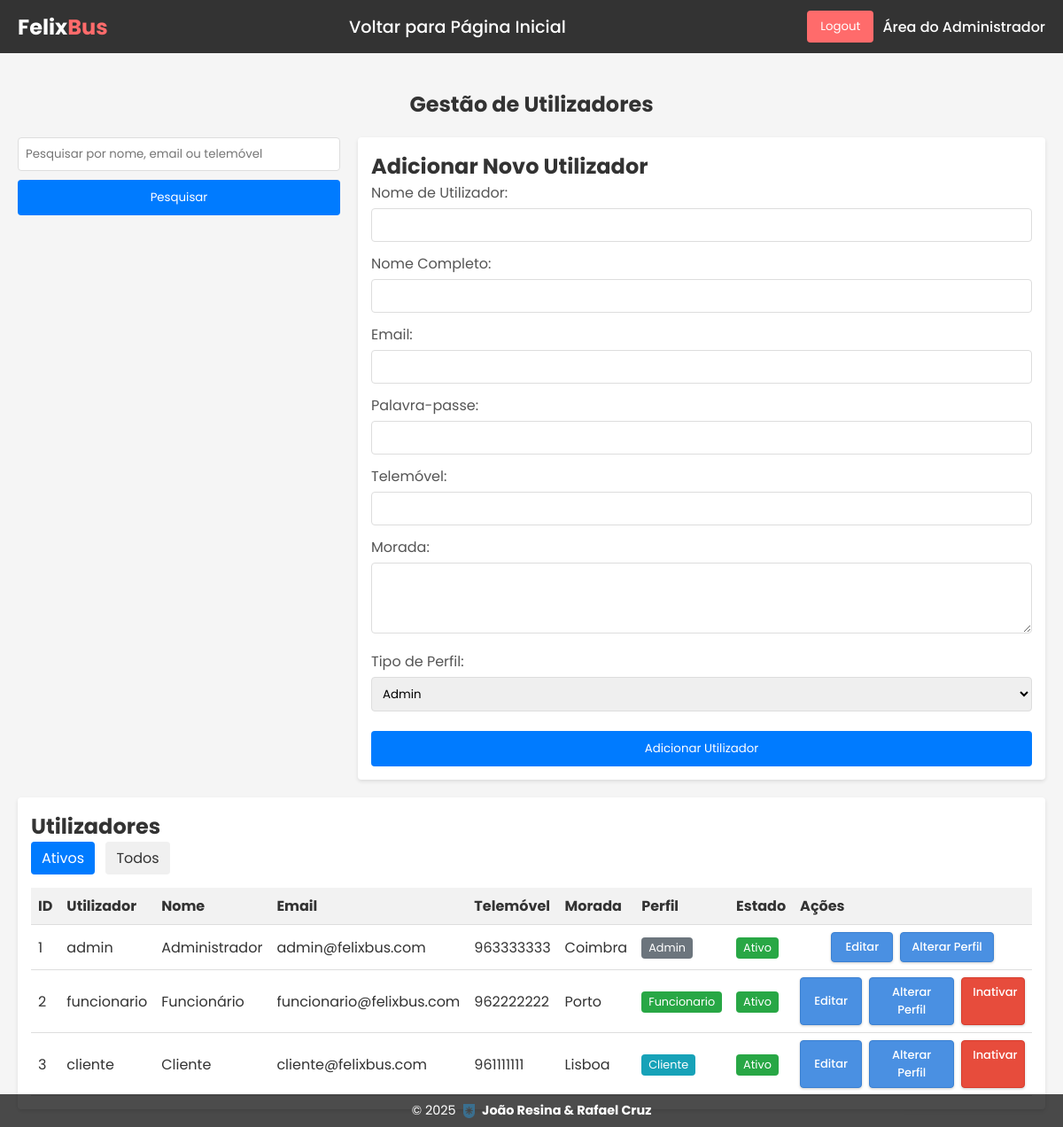
The app's page /paginas/gerir_utilizadores.php (signed in) with its own data.
### tables this page shows
CREATE TABLE utilizadores (
    id INT AUTO_INCREMENT PRIMARY KEY,
    user VARCHAR(20) UNIQUE NOT NULL,  
    pwd VARCHAR(255) NOT NULL,  
    nome VARCHAR(100) NOT NULL,
    email VARCHAR(150) UNIQUE NOT NULL,
    telemovel VARCHAR(20) NOT NULL,
    morada TEXT NOT NULL,
    tipo_perfil INT NOT NULL DEFAULT 4,  
    FOREIGN KEY (tipo_perfil) REFERENCES perfis(id)
);

CREATE TABLE perfis (
    id INT PRIMARY KEY,
    descricao VARCHAR(20) NOT NULL  
);

### paginas/gerir_utilizadores.php (the view, shortened to what this page needs)
<?php
function h($string) {
    return htmlspecialchars($string, ENT_QUOTES, 'UTF-8');
}
$mostrar_inativos = isset($_GET['mostrar_inativos']) ? (int)$_GET['mostrar_inativos'] : 0;
$pesquisa = isset($_GET['pesquisa']) ? mysqli_real_escape_string($conn, $_GET['pesquisa']) : '';
$perfis = [];
$result_perfis = mysqli_query($conn, "SELECT * FROM perfis ORDER BY id ASC");
while ($row = mysqli_fetch_assoc($result_perfis)) {
    $perfis[$row['id']] = $row['descricao'];
}
$sql = "SELECT u.*, p.descricao as perfil_nome
        FROM utilizadores u
        JOIN perfis p ON u.tipo_perfil = p.id
        WHERE 1=1";
if (!$mostrar_inativos) {
    $sql .= " AND u.ativo = 1";
}
$sql .= " ORDER BY u.id ASC";
$utilizadores = mysqli_query($conn, $sql);
?>
<!DOCTYPE html>
<html lang="pt">
<head>
    <link rel="stylesheet" href="gerir_utilizadores.css">
</head>
<body>
    <nav>
        <div class="logo">
            <h1>Felix<span>Bus</span></h1>
        </div>
        <div class="links" style="display: flex; justify-content: center; width: 50%;">
            <div class="link"> <a href="pg_admin.php" style="font-size: 1.2rem; font-weight: 500;">Voltar para Página Inicial</a></div>
        </div>
        <div class="buttons">
            <div class="btn"><a href="logout.php"><button>Logout</button></a></div>
            <div class="btn-admin">Área do Administrador</div>
        </div>
    </nav>
    <section>
        <h1>Gestão de Utilizadores</h1>
        <div class="container">
            <div class="pesquisa-container">
                <form method="GET" action="gerir_utilizadores.php">
                    <div class="input-group">
                        <input type="text" name="pesquisa" class="form-control" placeholder="Pesquisar por nome, email ou telemóvel" value="<?= h($pesquisa) ?>">
                        <button class="btn-pesquisa" type="submit">Pesquisar</button>
                    </div>
                </form>
            </div>
            <div class="form-container">
                <h2>Adicionar Novo Utilizador</h2>
                <form method="post" action="gerir_utilizadores.php">
                    <div class="form-group">
                        <label for="user">Nome de Utilizador:</label>
                        <input type="text" id="user" name="user" required>
                    </div>
                    <div class="form-group">
                        <label for="nome">Nome Completo:</label>
                        <input type="text" id="nome" name="nome" required>
                    </div>
                    <div class="form-group">
                        <label for="email">Email:</label>
                        <input type="email" id="email" name="email" required>
                    </div>
                    <div class="form-group">
                        <label for="pwd">Palavra-passe:</label>
                        <input type="password" id="pwd" name="pwd" required>
                    </div>
                    <div class="form-group">
                        <label for="telemovel">Telemóvel:</label>
                        <input type="text" id="telemovel" name="telemovel" required maxlength="9" minlength="9">
                    </div>
                    <div class="form-group">
                        <label for="morada">Morada:</label>
                        <textarea id="morada" name="morada" required></textarea>
                    </div>
                    <div class="form-group">
                        <label for="tipo_perfil">Tipo de Perfil:</label>
                        <select id="tipo_perfil" name="tipo_perfil" required>
                            <?php foreach ($perfis as $id => $descricao): ?>
                                <option value="<?php echo $id; ?>"><?php echo ucfirst($descricao); ?></option>
                            <?php endforeach; ?>
                        </select>
                    </div>
                    <button type="submit" name="adicionar">Adicionar Utilizador</button>
                </form>
            </div>
            <div class="table-container">
                <h2>Utilizadores</h2>
                <div class="filtro-container">
                    <a href="?mostrar_inativos=0" class="filtro-btn <?php echo !$mostrar_inativos ? 'active' : ''; ?>">Ativos</a>
                    <a href="?mostrar_inativos=1" class="filtro-btn <?php echo $mostrar_inativos ? 'active' : ''; ?>">Todos</a>
                </div>
                <table class="utilizadores-table">
                    <thead>
                        <tr>
                            <th>ID</th>
                            <th>Utilizador</th>
                            <th>Nome</th>
                            <th>Email</th>
                            <th>Telemóvel</th>
                            <th>Morada</th>
                            <th>Perfil</th>
                            <th>Estado</th>
                            <th>Ações</th>
                        </tr>
                    </thead>
                    <tbody>
                        <?php while ($utilizador = mysqli_fetch_assoc($utilizadores)): ?>
                            <tr class="<?php echo isset($utilizador['ativo']) && !$utilizador['ativo'] ? 'utilizador-inativo' : ''; ?>">
                                <td><?php echo $utilizador['id']; ?></td>
                                <td><?php echo $utilizador['user']; ?></td>
                                <td><?php echo $utilizador['nome']; ?></td>
                                <td><?php echo $utilizador['email']; ?></td>
                                <td><?php echo $utilizador['telemovel']; ?></td>
                                <td><?php echo $utilizador['morada']; ?></td>
                                <td>
                                    <span class="perfil-badge perfil-<?php echo $utilizador['tipo_perfil']; ?>">
                                        <?php echo ucfirst($utilizador['perfil_nome']); ?>
                                    </span>
                                </td>
                                <td>
                                    <span class="estado-badge estado-<?php echo $utilizador['ativo'] ? 'ativo' : 'inativo'; ?>">
                                        <?php echo $utilizador['ativo'] ? 'Ativo' : 'Inativo'; ?>
                                    </span>
                                </td>
                                <td>
                                    <div class="acoes-container">
                                        <button class="acao-btn editar-btn" onclick="abrirModalEditar(<?php echo $utilizador['id']; ?>, '<?php echo addslashes($utilizador['nome']); ?>', '<?php echo addslashes($utilizador['email']); ?>', '<?php echo addslashes($utilizador['telemovel']); ?>', '<?php echo addslashes($utilizador['morada']); ?>')">Editar</button>
                                        <div class="acoes-dropdown">
                                            <button class="dropdown-btn">Alterar Perfil</button>
                                        </div>
                                        <?php if ($utilizador['id'] != $_SESSION['id_utilizador']): ?>
                                            <?php if (isset($utilizador['ativo']) && $utilizador['ativo']): ?>
                                                <a href="?alterar_estado=1&id=<?php echo $utilizador['id']; ?>&ativo=0&mostrar_inativos=<?php echo $mostrar_inativos; ?>" class="acao-btn inativar-btn" onclick="return confirm('Tem a certeza que deseja inativar este utilizador?')">Inativar</a>
                                            <?php else: ?>
                                                <a href="?alterar_estado=1&id=<?php echo $utilizador['id']; ?>&ativo=1&mostrar_inativos=<?php echo $mostrar_inativos; ?>" class="acao-btn ativar-btn">Ativar</a>
                                            <?php endif; ?>
                                        <?php endif; ?>
                                    </div>
                                </td>
                            </tr>
                        <?php endwhile; ?>
                    </tbody>
                </table>
            </div>
        </div>
    </section>
    <footer>
        © <?php echo date("Y"); ?> <img src="estcb.png" alt="ESTCB"> <span>João Resina & Rafael Cruz</span>
    </footer>
</body>
</html>

### paginas/gerir_utilizadores.css (style rules this page uses)
* { padding: 0; margin: 0; font-family: 'Poppins', sans-serif; box-sizing: border-box; }
body { width: 100%; min-height: 100vh; background-color: #f5f5f5; color: #333; }
nav { width: 100%; height: 60px; display: flex; justify-content: space-between; align-items: center; background: #333; color: white; padding: 0 20px; }
.logo h1 { color: white; font-size: 1.5rem; }
.logo span { color: #ff6b6b; }
.links { display: flex; }
.link a { color: white; text-decoration: none; margin: 0 15px; }
.buttons { display: flex; align-items: center; gap: 10px; }
.btn button { padding: 8px 15px; background: #ff6b6b; color: white; border: none; border-radius: 4px; cursor: pointer; }
.btn-admin { color: white; font-weight: 500; }
section { padding: 20px; max-width: 1200px; margin: 0 auto; }
h1 { text-align: center; margin: 20px 0; color: #333; }
.container { display: flex; flex-wrap: wrap; gap: 20px; }
.form-container, .table-container { background-color: white; padding: 15px; border-radius: 4px; box-shadow: 0 2px 4px rgba(0, 0, 0, 0.1); }
.form-container { flex: 1; min-width: 300px; }
.table-container { flex: 2; min-width: 600px; max-height: 600px; overflow-y: auto; overflow-x: auto; }
.form-group { margin-bottom: 12px; }
label { display: block; margin-bottom: 5px; color: #555; }
input, select, textarea { width: 100%; padding: 8px; border: 1px solid #ddd; border-radius: 4px; }
textarea { height: 80px; resize: vertical; }
button[type="submit"] { width: 100%; padding: 10px; background-color: #007BFF; color: white; border: none; border-radius: 4px; cursor: pointer; margin-top: 10px; }
.filtro-container { margin-bottom: 15px; }
.filtro-btn { display: inline-block; padding: 6px 12px; margin-right: 8px; background: #f0f0f0; border-radius: 4px; text-decoration: none; color: #333; transition: all 0.2s ease; }
.filtro-btn.active { background: #007BFF; color: white; }
.utilizadores-table { width: 100%; border-collapse: collapse; margin-top: 10px; }
.utilizadores-table thead { position: sticky; top: 0; background-color: #f2f2f2; z-index: 1; }
.utilizadores-table th, .utilizadores-table td { padding: 8px; text-align: left; border-bottom: 1px solid #ddd; }
.utilizadores-table th { background-color: #f2f2f2; }
.perfil-badge, .estado-badge { display: inline-block; padding: 3px 8px; border-radius: 4px; font-size: 0.8rem; text-align: center; }
.perfil-1 { background-color: #6c757d; color: white; }
.perfil-2 { background-color: #28a745; color: white; }
.perfil-3 { background-color: #17a2b8; color: white; }
.estado-ativo { background-color: #28a745; color: white; }
.acoes-container { display: flex; gap: 8px; justify-content: center; }
.acao-btn { padding: 6px 12px; border-radius: 4px; text-decoration: none; color: white; font-size: 13px; text-align: center; min-width: 70px; transition: all 0.2s ease; font-weight: 500; box-shadow: 0 1px 3px rgba(0,0,0,0.2); }
.editar-btn { background-color: #4a90e2; border: 1px solid #3a80d2; display: inline-block; position: relative; overflow: hidden; }
.editar-btn:before { content: ""; position: absolute; top: 0; left: -100%; width: 100%; height: 100%; background: linear-gradient(90deg, transparent, rgba(255,255,255,0.2), transparent); transition: all 0.6s ease; }
.inativar-btn { background-color: #e74c3c; border: 1px solid #d73c2c; }
footer { position: fixed; bottom: 0; width: 100%; padding: 8px; text-align: center; color: white; background: rgba(0, 0, 0, 0.7); display: flex; justify-content: center; align-items: center; gap: 8px; font-size: 0.9rem; z-index: 100; }
footer span { font-weight: bold; }
footer img { height: 16px; width: auto; }
.acoes-dropdown { position: relative; display: inline-block; }
.dropdown-btn { background-color: #4a90e2; color: white; border: 1px solid #3a80d2; border-radius: 4px; padding: 6px 12px; font-size: 13px; cursor: pointer; text-align: center; min-width: 70px; transition: all 0.2s ease; font-weight: 500; box-shadow: 0 1px 3px rgba(0,0,0,0.2); }

### records on screen
utilizadores: id "1", user "admin", nome "Administrador", email "admin@felixbus.com", telemovel "963333333", morada "Coimbra", tipo_perfil.descricao "Admin", ativo "Ativo"
utilizadores: id "2", user "funcionario", nome "Funcionário", email "funcionario@felixbus.com", telemovel "962222222", morada "Porto", tipo_perfil.descricao "Funcionario", ativo "Ativo"
utilizadores: id "3", user "cliente", nome "Cliente", email "cliente@felixbus.com", telemovel "961111111", morada "Lisboa", tipo_perfil.descricao "Cliente", ativo "Ativo"

### other values on screen
form field tipo_perfil "Admin"
